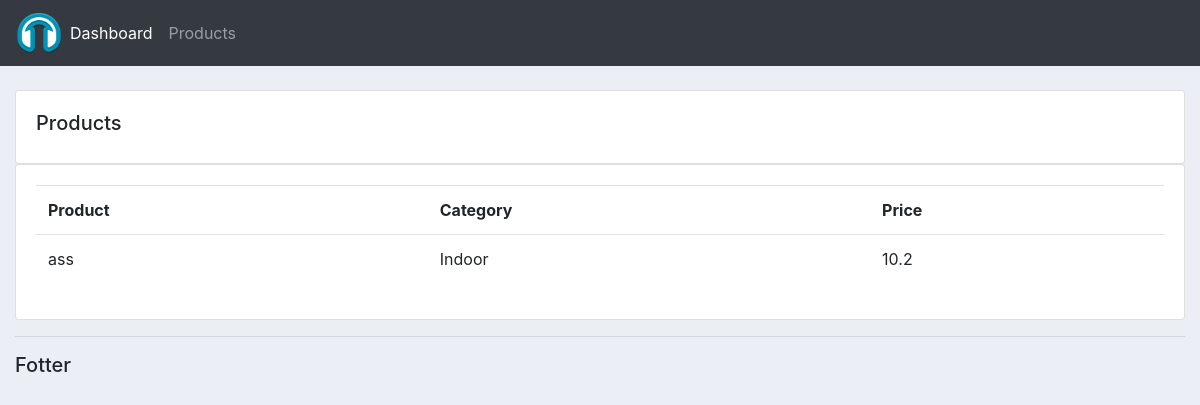
Before: /products/ with the older database file.
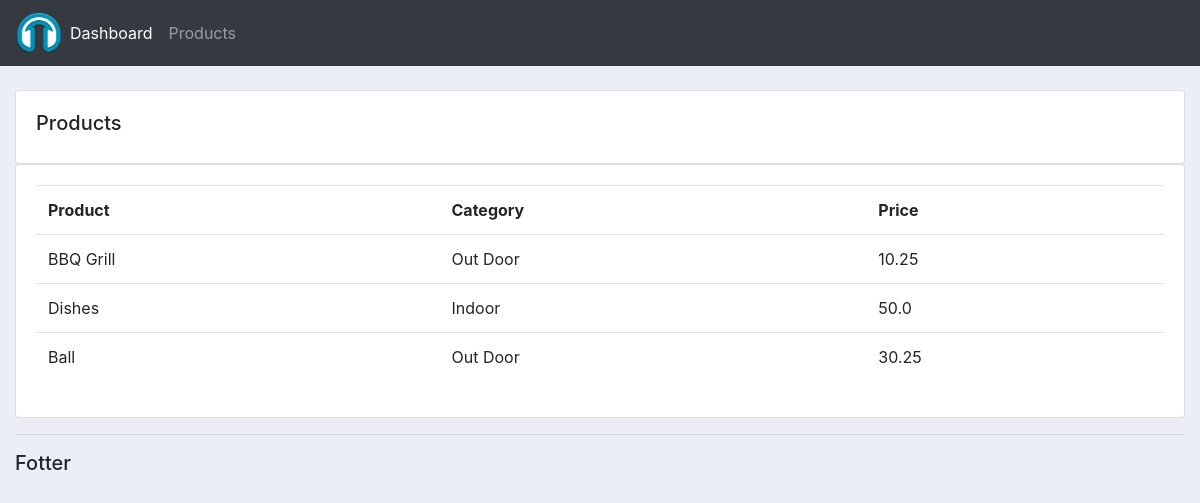
After: the same page with the newer database file.
### accountss/models.py (models this page shows, shortened)
class Product(models.Model):
    CATEGORY = (
        ('Indoor','Indoor'),
        ('Out Door','Out Door'),
    )
    name         = models.CharField(max_length=200, null=True)
    price        = models.FloatField(null=True)
    category     = models.CharField(max_length=200, null=True, choices=CATEGORY)
    description  = models.CharField(max_length=200, null=True, blank=True)
    date_created = models.DateTimeField(auto_now_add=True, null=True)
    tags = models.ManyToManyField(Tag)

### accountss/views.py (the view)
# urls.py: path('products/', views.products,name='products'),
def products(request):
    products = Product.objects.all()
    return render(request, 'accountss/products.html', {'products':products})

### accountss/templates/accountss/products.html
{% extends 'accountss/main.html'%}
{% block content%}
<br>
<div class="row">
    <div class="col-md">
        <div class="card card-body">
            <h5>Products</h5>
        </div>
        <div class="card card-body">
            <table class="table">
                <tr>
                    <th>Product</th>
                    <th>Category</th>
                    <th>Price</th>
                </tr>
                {% for i in products %}
                    <tr>
                        <td>
                            {{ i.name }}
                        </td>
                        <td>
                            {{ i.category }}
                        </td>
                        <td>
                            {{ i.price }}
                        </td>
                    </tr>
                {% endfor %}
            </table>
        </div>
    </div>
</div>
{% endblock %}

Changed rows visible on the page:
removed Product: name "ass", category "Indoor", price "10.2"
added Product: name "BBQ Grill", category "Out Door", price "10.25"
added Product: name "Dishes", category "Indoor", price "50.0"
added Product: name "Ball", category "Out Door", price "30.25"
